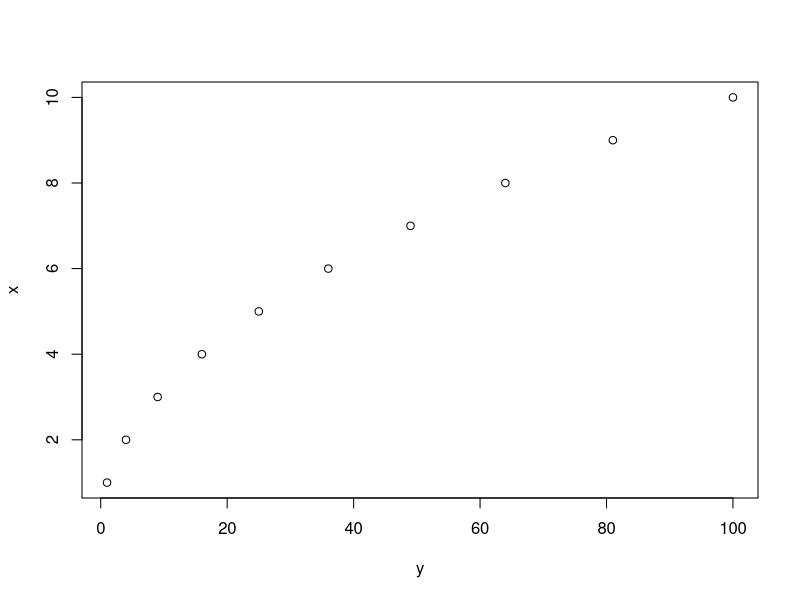

The R script that drew this image:
## ---- chunk 1
knitr::opts_chunk$set(echo = TRUE)
## ---- chunk 2
x = 1:10
y = x * x
plot(x~y)
